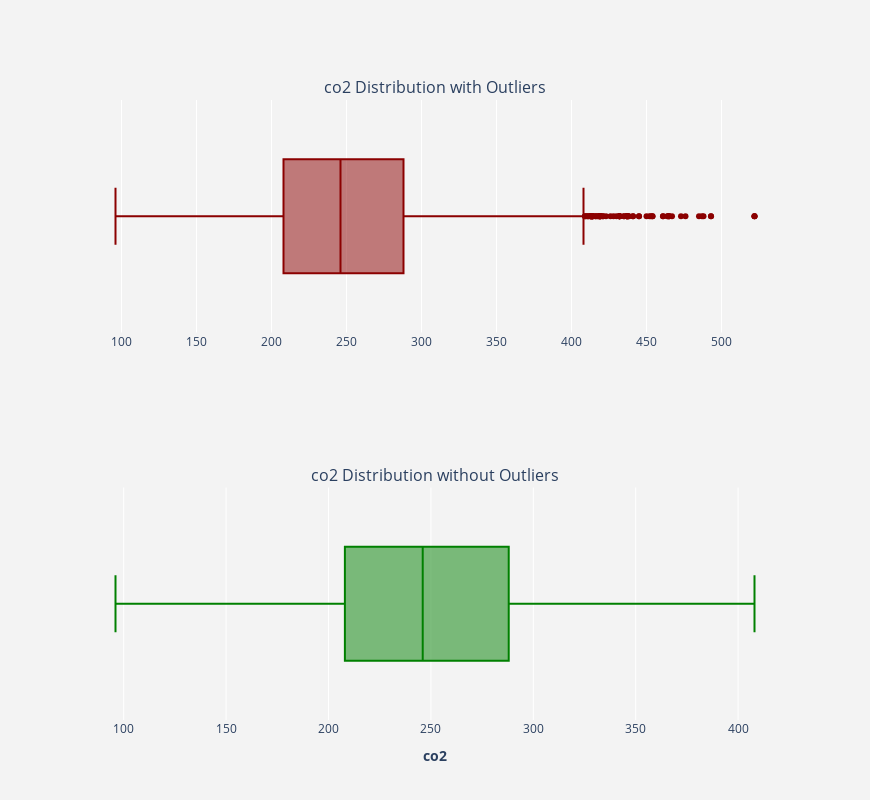

Write notebook code for a chart like this one.
### Code cell
plotBoxPlot(data_num_features.co2,replaceOutliers(data_num_features.co2))

### Figure 1 — Plotly figure (JSON) as saved in the notebook; plotly's stock layout.template omitted (floating-point values rounded to 4 significant figures; data arrays with more than 128 entries replaced by an {"elided": "..."} marker saying what was removed)
{"data": [{"marker": {"color": "darkred"}, "name": "", "type": "box", "x": {"elided": "7384 int values"}, "xaxis": "x", "yaxis": "y"}, {"marker": {"color": "green"}, "name": "", "type": "box", "x": {"elided": "7384 int values"}, "xaxis": "x2", "yaxis": "y2"}], "layout": {"annotations": [{"font": {"size": 16}, "showarrow": false, "text": "co2 Distribution with Outliers", "x": 0.5, "xanchor": "center", "xref": "paper", "y": 1, "yanchor": "bottom", "yref": "paper"}, {"font": {"size": 16}, "showarrow": false, "text": "co2 Distribution without Outliers", "x": 0.5, "xanchor": "center", "xref": "paper", "y": 0.375, "yanchor": "bottom", "yref": "paper"}], "height": 800, "paper_bgcolor": "rgb(243, 243, 243)", "plot_bgcolor": "rgb(243, 243, 243)", "showlegend": false, "width": 870, "xaxis": {"anchor": "y", "domain": [0, 1]}, "xaxis2": {"anchor": "y2", "domain": [0, 1], "title": {"text": "<b>co2</b>"}}, "yaxis": {"anchor": "x", "domain": [0.625, 1]}, "yaxis2": {"anchor": "x2", "domain": [0, 0.375]}}}
